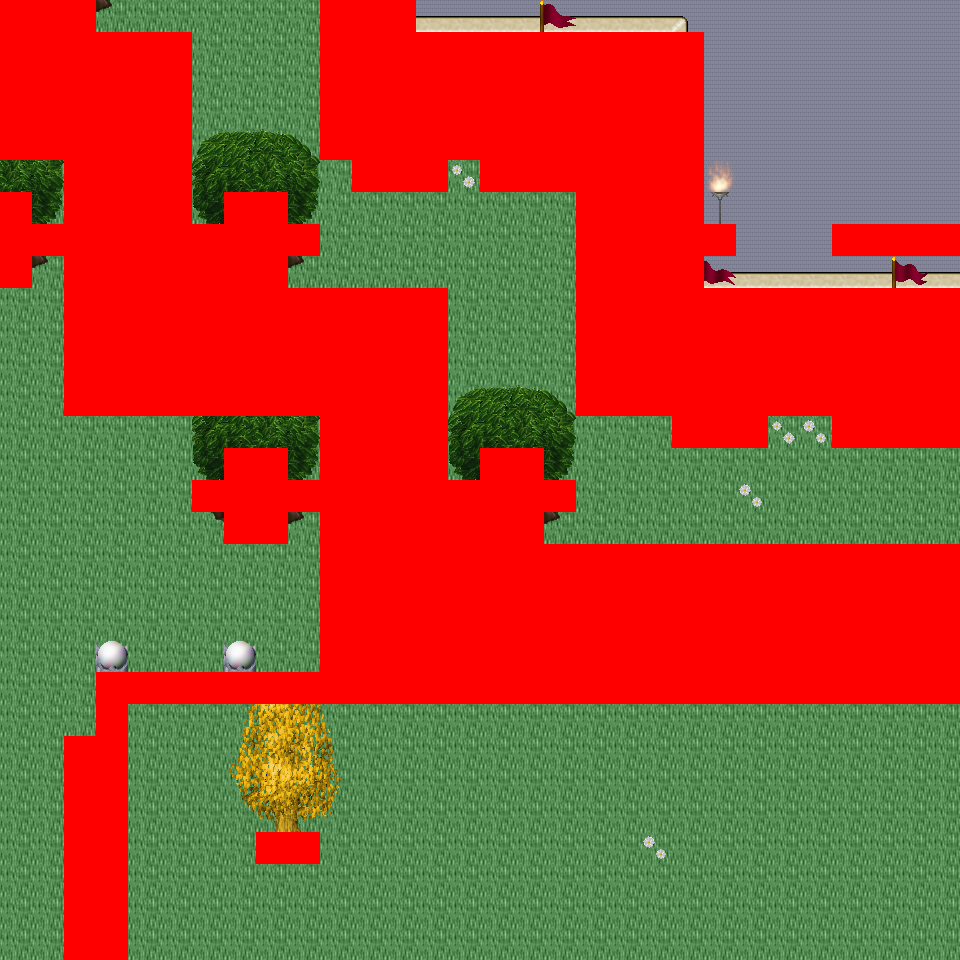

Rendered tile map (Tiled .tmx) drawn with the repository's tilesets; below, a short description and the map source with its tile grids summarised:
An orthogonal 30x30 tile map with 32x32 px tiles, 6 tile layers (Ground, Object, Object2, Above, ...), 42 tilesets and 10 objects (10x mapExit).

<map version="1.0" orientation="orthogonal" renderorder="right-down" width="30" height="30" tilewidth="32" tileheight="32" nextobjectid="11">
  <tileset firstgid="1" name="tileset_logic_collision" tilewidth="32" tileheight="32" tilecount="1" columns="1">
    <image source="../drawable/tileset_logic_collision.png" width="32" height="32" />
  </tileset>
  <tileset firstgid="2" name="tileset_building_decoration_orbpedestal" tilewidth="32" tileheight="32" tilecount="2" columns="1">
    <image source="../drawable/tileset_building_decoration_orbpedestal.png" width="32" height="64" />
  </tileset>
  <tileset firstgid="4" name="tileset_building_decoration_block" tilewidth="32" tileheight="32" tilecount="2" columns="2">
    <image source="../drawable/tileset_building_decoration_block.png" width="64" height="32" />
  </tileset>
  <tileset firstgid="6" name="tileset_building_decoration_chimney" tilewidth="32" tileheight="32" tilecount="2" columns="1">
    <image source="../drawable/tileset_building_decoration_chimney.png" width="32" height="64" />
  </tileset>
  <tileset firstgid="8" name="tileset_building_fence_fence_chunky" tilewidth="32" tileheight="32" tilecount="21" columns="3">
    <image source="../drawable/tileset_building_fence_fence_chunky.png" width="96" height="224" />
  </tileset>
  <tileset firstgid="29" name="tileset_ground_cobbled_paving" tilewidth="32" tileheight="32" tilecount="1" columns="1">
    <image source="../drawable/tileset_ground_cobbled_paving.png" width="32" height="32" />
  </tileset>
  <tileset firstgid="30" name="tileset_ground_gravel" tilewidth="32" tileheight="32" tilecount="1" columns="1">
    <image source="../drawable/tileset_ground_gravel.png" width="32" height="32" />
  </tileset>
  <tileset firstgid="31" name="tileset_ground_stone_floors" tilewidth="32" tileheight="32" tilecount="6" columns="3">
    <image source="../drawable/tileset_ground_stone_floors.png" width="96" height="64" />
  </tileset>
  <tileset firstgid="37" name="tileset_ground_ground" tilewidth="32" tileheight="32" tilecount="33" columns="3">
    <image source="../drawable/tileset_ground_ground.png" width="96" height="352" />
  </tileset>
  <tileset firstgid="70" name="tileset_plant_bush_hedge" tilewidth="32" tileheight="32" tilecount="35" columns="5">
    <image source="../drawable/tileset_plant_bush_hedge.png" width="160" height="224" />
  </tileset>
  <tileset firstgid="105" name="tileset_plant_bush_various_small" tilewidth="32" tileheight="32" tilecount="9" columns="3">
    <image source="../drawable/tileset_plant_bush_various_small.png" width="96" height="96" />
  </tileset>
  <tileset firstgid="114" name="tileset_plant_flower_daisy_blue" tilewidth="32" tileheight="32" tilecount="8" columns="2">
    <image source="../drawable/tileset_plant_flower_daisy_blue.png" width="64" height="128" />
  </tileset>
  <tileset firstgid="122" name="tileset_plant_flower_daisy_red" tilewidth="32" tileheight="32" tilecount="8" columns="2">
    <image source="../drawable/tileset_plant_flower_daisy_red.png" width="64" height="128" />
  </tileset>
  <tileset firstgid="130" name="tileset_plant_flower_daisy_white" tilewidth="32" tileheight="32" tilecount="8" columns="2">
    <image source="../drawable/tileset_plant_flower_daisy_white.png" width="64" height="128" />
  </tileset>
  <tileset firstgid="138" name="tileset_plant_flower_daisy_yellow" tilewidth="32" tileheight="32" tilecount="8" columns="2">
    <image source="../drawable/tileset_plant_flower_daisy_yellow.png" width="64" height="128" />
  </tileset>
  <tileset firstgid="146" name="tileset_plant_vine_plait" tilewidth="32" tileheight="32" tilecount="9" columns="3">
    <image source="../drawable/tileset_plant_vine_plait.png" width="96" height="96" />
  </tileset>
  <tileset firstgid="155" name="tileset_furniture_light_iron_lamp" tilewidth="32" tileheight="32" tilecount="3" columns="1">
    <image source="../drawable/tileset_furniture_light_iron_lamp.png" width="32" height="96" />
  </tileset>
  <tileset firstgid="158" name="tileset_furniture_light_flames" tilewidth="32" tileheight="32" tilecount="6" columns="6">
    <image source="../drawable/tileset_furniture_light_flames.png" width="192" height="32" />
  </tileset>
  <tileset firstgid="164" name="tileset_ground_grass_corners" tilewidth="32" tileheight="32" tilecount="24" columns="6">
    <image source="../drawable/tileset_ground_grass_corners.png" width="192" height="128" />
  </tileset>
  <tileset firstgid="188" name="tileset_ground_grass_edges" tilewidth="32" tileheight="32" tilecount="36" columns="12">
    <image source="../drawable/tileset_ground_grass_edges.png" width="384" height="96" />
  </tileset>
  <tileset firstgid="224" name="tileset_plant_tree_tree_golden_large" tilewidth="32" tileheight="32" tilecount="24" columns="4">
    <image source="../drawable/tileset_plant_tree_tree_golden_large.png" width="128" height="192" />
  </tileset>
  <tileset firstgid="248" name="tileset_ground_water_dungeon_water" tilewidth="32" tileheight="32" tilecount="30" columns="3">
    <image source="../drawable/tileset_ground_water_dungeon_water.png" width="96" height="320" />
  </tileset>
  <tileset firstgid="278" name="tileset_plant_indoor_pot_plant_1" tilewidth="32" tileheight="32" tilecount="12" columns="6">
    <image source="../drawable/tileset_plant_indoor_pot_plant_1.png" width="192" height="64" />
  </tileset>
  <tileset firstgid="290" name="tileset_logic_creature_human_imperial" tilewidth="32" tileheight="32" tilecount="16" columns="8">
    <image source="../drawable/tileset_logic_creature_human_imperial.png" width="256" height="64" />
  </tileset>
  <tileset firstgid="306" name="tileset_item_statue_metal_and_stone" tilewidth="32" tileheight="32" tilecount="6" columns="3">
    <image source="../drawable/tileset_item_statue_metal_and_stone.png" width="96" height="64" />
  </tileset>
  <tileset firstgid="312" name="tileset_item_statue_grey_stone" tilewidth="32" tileheight="32" tilecount="4" columns="2">
    <image source="../drawable/tileset_item_statue_grey_stone.png" width="64" height="64" />
  </tileset>
  <tileset firstgid="316" name="tileset_building_castle" tilewidth="32" tileheight="32" tilecount="320" columns="20">
    <image source="../drawable/tileset_building_castle.png" width="640" height="512" />
  </tileset>
  <tileset firstgid="636" name="tileset_building_church" tilewidth="32" tileheight="32" tilecount="56" columns="8">
    <image source="../drawable/tileset_building_church.png" width="256" height="224" />
  </tileset>
  <tileset firstgid="692" name="tileset_item_pot_pot_golden" tilewidth="32" tileheight="32" tilecount="4" columns="4">
    <image source="../drawable/tileset_item_pot_pot_golden.png" width="128" height="32" />
  </tileset>
  <tileset firstgid="696" name="tileset_furniture_table_bench" tilewidth="32" tileheight="32" tilecount="3" columns="3">
    <image source="../drawable/tileset_furniture_table_bench.png" width="96" height="32" />
  </tileset>
  <tileset firstgid="699" name="tileset_item_statue_green_stone" tilewidth="32" tileheight="32" tilecount="12" columns="4">
    <image source="../drawable/tileset_item_statue_green_stone.png" width="128" height="96" />
  </tileset>
  <tileset firstgid="711" name="tileset_item_statue_green_stone_2" tilewidth="32" tileheight="32" tilecount="6" columns="2">
    <image source="../drawable/tileset_item_statue_green_stone_2.png" width="64" height="96" />
  </tileset>
  <tileset firstgid="717" name="tileset_plant_bush_hosta" tilewidth="32" tileheight="32" tilecount="9" columns="3">
    <image source="../drawable/tileset_plant_bush_hosta.png" width="96" height="96" />
  </tileset>
  <tileset firstgid="726" name="tileset_plant_tree_tree_green" tilewidth="32" tileheight="32" tilecount="88" columns="8">
    <image source="../drawable/tileset_plant_tree_tree_green.png" width="256" height="352" />
  </tileset>
  <tileset firstgid="814" name="tileset_item_banners_flag" tilewidth="32" tileheight="32" tilecount="12" columns="3">
    <image source="../drawable/tileset_item_banners_flag.png" width="96" height="128" />
  </tileset>
  <tileset firstgid="826" name="tileset_furniture_table_long_front_on" tilewidth="32" tileheight="32" tilecount="3" columns="1">
    <image source="../drawable/tileset_furniture_table_long_front_on.png" width="32" height="96" />
  </tileset>
  <tileset firstgid="829" name="tileset_item_flagpole" tilewidth="32" tileheight="32" tilecount="3" columns="1">
    <image source="../drawable/tileset_item_flagpole.png" width="32" height="96" />
  </tileset>
  <tileset firstgid="832" name="tileset_logic_portal" tilewidth="32" tileheight="32" tilecount="24" columns="8">
    <image source="../drawable/tileset_logic_portal.png" width="256" height="96" />
  </tileset>
  <tileset firstgid="856" name="tileset_logic_creature_animal" tilewidth="32" tileheight="32" tilecount="32" columns="8">
    <image source="../drawable/tileset_logic_creature_animal.png" width="256" height="128" />
  </tileset>
  <tileset firstgid="888" name="tileset_plant_tree_spruce" tilewidth="32" tileheight="32" tilecount="6" columns="2">
    <image source="../drawable/tileset_plant_tree_spruce.png" width="64" height="96" />
  </tileset>
  <tileset firstgid="894" name="tileset_light_light_5x5" tilewidth="32" tileheight="32" tilecount="25" columns="5">
    <image source="../drawable/tileset_light_light_5x5.png" width="160" height="160" />
  </tileset>
  <tileset firstgid="919" name="tileset_plant_stump_stump_brown" tilewidth="32" tileheight="32" tilecount="4" columns="2">
    <image source="../drawable/tileset_plant_stump_stump_brown.png" width="64" height="64" />
  </tileset>
  <layer name="Ground" width="30" height="30">
    <data>[900 cells, 900 non-empty, 9 distinct tile ids]</data>
  </layer>
  <layer name="Object" width="30" height="30">
    <data>[900 cells, 287 non-empty, 75 distinct tile ids]</data>
  </layer>
  <layer name="Object2" width="30" height="30">
    <data>[900 cells, 17 non-empty, 6 distinct tile ids]</data>
  </layer>
  <layer name="Above" width="30" height="30">
    <data>[900 cells, 95 non-empty, 38 distinct tile ids]</data>
  </layer>
  <layer name="Above2" width="30" height="30">
    <data>[900 cells, 5 non-empty, 4 distinct tile ids]</data>
  </layer>
  <layer name="Walkable" width="30" height="30">
    <data>[900 cells, 394 non-empty, 1 distinct tile ids]</data>
  </layer>
  <objectgroup name="MapEvents">
    <object id="1" name="north" type="mapExit" x="96" y="0" width="224" height="32">
      <properties>
        <property name="map" value="level_0_x69_y129" />
        <property name="x" value="3" />
        <property name="y" value="28" />
      </properties>
    </object>
    <object id="2" name="north2" type="mapExit" x="416" y="0" width="544" height="32">
      <properties>
        <property name="map" value="level_0_x69_y129" />
        <property name="x" value="13" />
        <property name="y" value="28" />
      </properties>
    </object>
    <object id="3" name="south" type="mapExit" x="0" y="928" width="64" height="32">
      <properties>
        <property name="map" value="level_0_x69_y131" />
        <property name="x" value="0" />
        <property name="y" value="1" />
      </properties>
    </object>
    <object id="4" name="south2" type="mapExit" x="128" y="928" width="832" height="32">
      <properties>
        <property name="map" value="level_0_x69_y131" />
        <property name="x" value="4" />
        <property name="y" value="1" />
      </properties>
    </object>
    <object id="5" name="west" type="mapExit" x="0" y="160" width="32" height="32">
      <properties>
        <property name="map" value="level_0_x68_y130" />
        <property name="x" value="28" />
        <property name="y" value="5" />
      </properties>
    </object>
    <object id="6" name="west2" type="mapExit" x="0" y="288" width="32" height="672">
      <properties>
        <property name="map" value="level_0_x68_y130" />
        <property name="x" value="28" />
        <property name="y" value="9" />
      </properties>
    </object>
    <object id="7" name="east" type="mapExit" x="928" y="0" width="32" height="224">
      <properties>
        <property name="map" value="level_0_x70_y130" />
        <property name="x" value="1" />
        <property name="y" value="0" />
      </properties>
    </object>
    <object id="8" name="east2" type="mapExit" x="928" y="256" width="32" height="32">
      <properties>
        <property name="map" value="level_0_x70_y130" />
        <property name="x" value="1" />
        <property name="y" value="8" />
      </properties>
    </object>
    <object id="9" name="east3" type="mapExit" x="928" y="448" width="32" height="96">
      <properties>
        <property name="map" value="level_0_x70_y130" />
        <property name="x" value="1" />
        <property name="y" value="14" />
      </properties>
    </object>
    <object id="10" name="east4" type="mapExit" x="928" y="704" width="32" height="256">
      <properties>
        <property name="map" value="level_0_x70_y130" />
        <property name="x" value="1" />
        <property name="y" value="22" />
      </properties>
    </object>
  </objectgroup>
</map>
